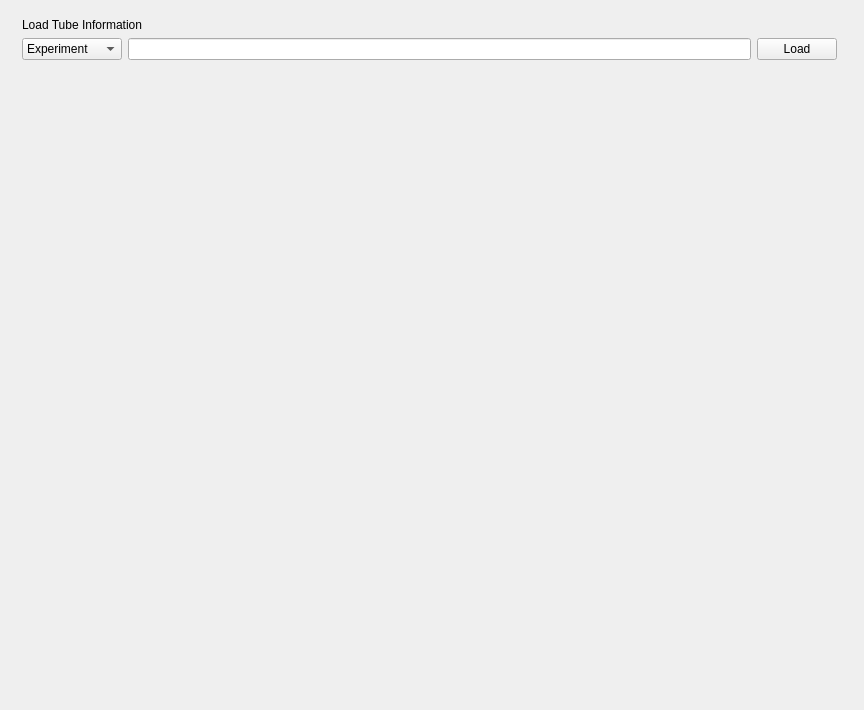
         <widget class="QWidget" name="experimentPreparationPage">
          <property name="sizePolicy">
           <sizepolicy hsizetype="Expanding" vsizetype="Expanding">
            <horstretch>0</horstretch>
            <verstretch>0</verstretch>
           </sizepolicy>
          </property>
          <widget class="QFrame" name="cliPageFrameframe_2">
           <property name="geometry">
            <rect>
             <x>4</x>
             <y>0</y>
             <width>851</width>
             <height>701</height>
            </rect>
           </property>
           <property name="sizePolicy">
            <sizepolicy hsizetype="Expanding" vsizetype="Expanding">
             <horstretch>0</horstretch>
             <verstretch>0</verstretch>
            </sizepolicy>
           </property>
           <layout class="QVBoxLayout" name="verticalLayout_10">
            <item>
             <widget class="QWidget" name="cliOutputArea_2" native="true">
              <property name="sizePolicy">
               <sizepolicy hsizetype="Expanding" vsizetype="Expanding">
                <horstretch>0</horstretch>
                <verstretch>0</verstretch>
               </sizepolicy>
              </property>
              <layout class="QVBoxLayout" name="verticalLayout_3">
               <item>
                <widget class="QLabel" name="label_4">
                 <property name="text">
                  <string>Load Tube Information</string>
                 </property>
                </widget>
               </item>
               <item>
                <layout class="QHBoxLayout" name="horizontalLayout_15">
                 <property name="sizeConstraint">
                  <enum>QLayout::SetMinimumSize</enum>
                 </property>
                 <item>
                  <widget class="QComboBox" name="combo_option_class_type">
                   <property name="minimumSize">
                    <size>
                     <width>100</width>
                     <height>0</height>
                    </size>
                   </property>
                   <item>
                    <property name="text">
                     <string>Experiment</string>
                    </property>
                   </item>
                   <item>
                    <property name="text">
                     <string>Tube</string>
                    </property>
                   </item>
                   <item>
                    <property name="text">
                     <string>Plasmid</string>
                    </property>
                   </item>
                  </widget>
                 </item>
                 <item>
                  <widget class="QLineEdit" name="tube_info_tubeid_input"/>
                 </item>
                 <item>
                  <widget class="QPushButton" name="tube_info_load_btn">
                   <property name="text">
                    <string>Load</string>
                   </property>
                  </widget>
                 </item>
                </layout>
               </item>
               <item>
                <layout class="QGridLayout" name="tube_info_grid_layout">
                 <item row="0" column="0">
                  <spacer name="verticalSpacer_9">
                   <property name="orientation">
                    <enum>Qt::Vertical</enum>
                   </property>
                   <property name="sizeHint" stdset="0">
                    <size>
                     <width>20</width>
                     <height>40</height>
                    </size>
                   </property>
                  </spacer>
                 </item>
                </layout>
               </item>
              </layout>
             </widget>
            </item>
           </layout>
          </widget>
         </widget>
